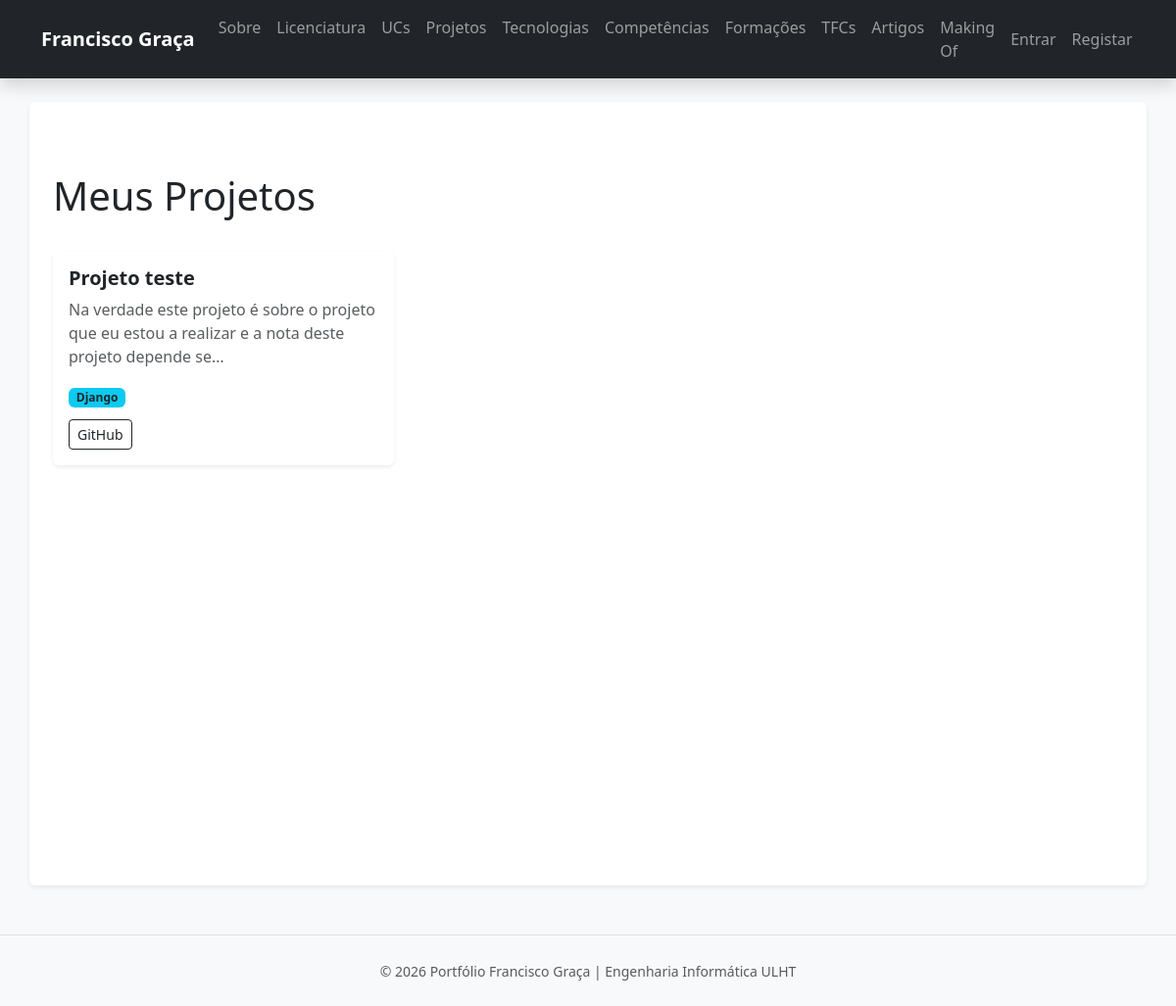
Page /portfolio/projetos/ on the committed database.
### portfolio/models.py (models this page shows, shortened)
class Projeto(models.Model):
    titulo = models.CharField(max_length=200)
    descricao = models.TextField()
    imagem = models.ImageField(upload_to='projetos/', blank=True)
    ano = models.IntegerField()
    github_link = models.URLField(blank=True)
    tecnologias = models.ManyToManyField(Tecnologia, related_name='projetos')
    uc = models.ForeignKey(UnidadeCurricular, on_delete=models.SET_NULL, null=True, blank=True, related_name='projetos')

class Tecnologia(models.Model):
    nome = models.CharField(max_length=50)
    acronimo = models.CharField(max_length=10, blank=True)
    logo = models.ImageField(upload_to='tecnologias/', blank=True)
    link_oficial = models.URLField(blank=True)
    preferencia = models.IntegerField(default=1)
    descricao = models.TextField(blank=True) # Requisito 2.4.3
    tipo = models.ForeignKey(TipoTecnologia, on_delete=models.CASCADE, related_name='tecnologias', null=True) # Requisito 2.4.3

### portfolio/views.py (the view)
# urls.py: path('projetos/', views.projetos_view, name='projetos'),
def projetos_view(request):
    context = {'projetos': Projeto.objects.all()}
    return render(request, 'portfolio/projetos.html', context)

### portfolio/templates/portfolio/projetos.html (shortened to what this page needs)
{% extends 'portfolio/base.html' %}
{% block content %}
<div class="container mt-4">
    <div class="d-flex justify-content-between align-items-center mb-4">
        <h1>Meus Projetos</h1>
    </div>
    <div class="row">
        {% for projeto in projetos %}
            <div class="col-md-4 mb-4">
                <div class="card h-100 shadow-sm">
                    <div class="card-body">
                        <h5 class="card-title fw-bold">{{ projeto.titulo }}</h5>
                        <p class="card-text text-muted">{{ projeto.descricao|truncatechars:100 }}</p>
                        <div class="mb-2">
                            {% for tecnologia in projeto.tecnologias.all %}
                                <span class="badge bg-info text-dark">{{ tecnologia.nome }}</span>
                            {% endfor %}
                        </div>
                        {% if projeto.github_link %}
                            <a href="{{ projeto.github_link }}" target="_blank" class="btn btn-sm btn-outline-dark mt-1">GitHub</a>
                        {% endif %}
                    </div>
                </div>
            </div>
        {% empty %}
            <p class="text-center text-muted">Ainda não existem projetos registados.</p>
        {% endfor %}
    </div>
</div>
{% endblock %}

### portfolio/templates/portfolio/base.html (style rules this page uses)
.card { border: none; transition: 0.3s; }

### rows in the picture
Projeto: titulo "Projeto teste", descricao "Na verdade este projeto é sobre o projeto que eu estou a realizar e a nota deste projeto depende se…"
Tecnologia: nome "Django"
